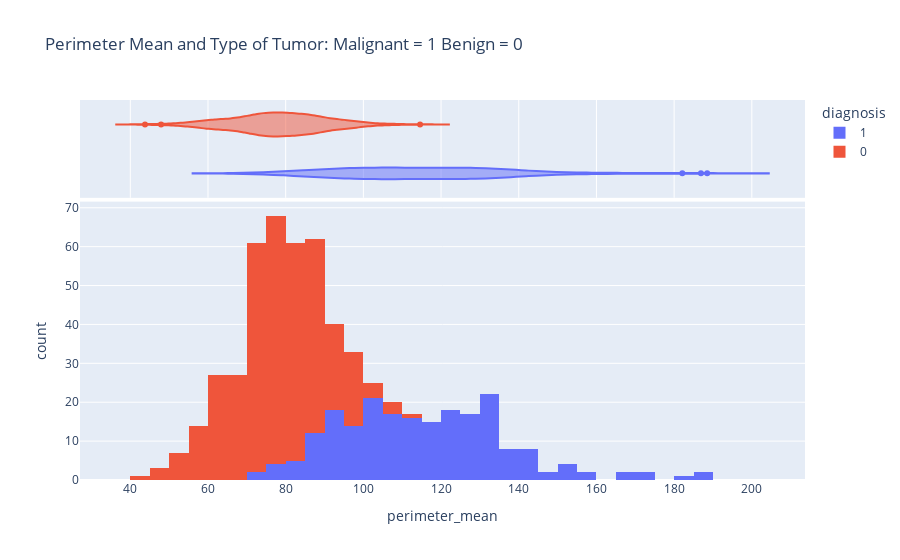

The cell this chart's notebook holds for it:
### Code cell
fig = px.histogram(cancer, x="perimeter_mean", color="diagnosis", hover_data=cancer.columns, 
                   title = 'Perimeter Mean and Type of Tumor: Malignant = 1 Benign = 0 ', marginal = 'violin')
fig.show()

### Figure 1 — Plotly figure (JSON) as saved in the notebook; plotly's stock layout.template omitted (floating-point values rounded to 4 significant figures; data arrays with more than 128 entries replaced by an {"elided": "..."} marker saying what was removed)
{"data": [{"alignmentgroup": "True", "bingroup": "x", "hovertemplate": "diagnosis=1<br>perimeter_mean=%{x}<br>count=%{y}<extra></extra>", "legendgroup": "1", "marker": {"color": "#636efa", "pattern": {"shape": ""}}, "name": "1", "offsetgroup": "1", "orientation": "v", "showlegend": true, "type": "histogram", "x": {"elided": "212 float values"}, "xaxis": "x", "yaxis": "y"}, {"alignmentgroup": "True", "customdata": {"elided": "212x30 float values"}, "hovertemplate": "diagnosis=%{customdata[0]}<br>perimeter_mean=%{x}<br>radius_mean=%{customdata[1]}<br>texture_mean=%{customdata[2]}<br>area_mean=%{customdata[3]}<br>smoothness_mean=%{customdata[4]}<br>compactness_mean=%{customdata[5]}<br>concavity_mean=%{customdata[6]}<br>concave points_mean=%{customdata[7]}<br>symmetry_mean=%{customdata[8]}<br>fractal_dimension_mean=%{customdata[9]}<br>radius_se=%{customdata[10]}<br>texture_se=%{customdata[11]}<br>perimeter_se=%{customdata[12]}<br>area_se=%{customdata[13]}<br>smoothness_se=%{customdata[14]}<br>compactness_se=%{customdata[15]}<br>concavity_se=%{customdata[16]}<br>concave points_se=%{customdata[17]}<br>symmetry_se=%{customdata[18]}<br>fractal_dimension_se=%{customdata[19]}<br>radius_worst=%{customdata[20]}<br>texture_worst=%{customdata[21]}<br>perimeter_worst=%{customdata[22]}<br>area_worst=%{customdata[23]}<br>smoothness_worst=%{customdata[24]}<br>compactness_worst=%{customdata[25]}<br>concavity_worst=%{customdata[26]}<br>concave points_worst=%{customdata[27]}<br>symmetry_worst=%{customdata[28]}<br>fractal_dimension_worst=%{customdata[29]}<extra></extra>", "legendgroup": "1", "marker": {"color": "#636efa"}, "name": "1", "offsetgroup": "1", "scalegroup": "x", "showlegend": false, "type": "violin", "x": {"elided": "212 float values"}, "xaxis": "x2", "yaxis": "y2"}, {"alignmentgroup": "True", "bingroup": "x", "hovertemplate": "diagnosis=0<br>perimeter_mean=%{x}<br>count=%{y}<extra></extra>", "legendgroup": "0", "marker": {"color": "#EF553B", "pattern": {"shape": ""}}, "name": "0", "offsetgroup": "0", "orientation": "v", "showlegend": true, "type": "histogram", "x": {"elided": "357 float values"}, "xaxis": "x", "yaxis": "y"}, {"alignmentgroup": "True", "customdata": {"elided": "357x30 float values"}, "hovertemplate": "diagnosis=%{customdata[0]}<br>perimeter_mean=%{x}<br>radius_mean=%{customdata[1]}<br>texture_mean=%{customdata[2]}<br>area_mean=%{customdata[3]}<br>smoothness_mean=%{customdata[4]}<br>compactness_mean=%{customdata[5]}<br>concavity_mean=%{customdata[6]}<br>concave points_mean=%{customdata[7]}<br>symmetry_mean=%{customdata[8]}<br>fractal_dimension_mean=%{customdata[9]}<br>radius_se=%{customdata[10]}<br>texture_se=%{customdata[11]}<br>perimeter_se=%{customdata[12]}<br>area_se=%{customdata[13]}<br>smoothness_se=%{customdata[14]}<br>compactness_se=%{customdata[15]}<br>concavity_se=%{customdata[16]}<br>concave points_se=%{customdata[17]}<br>symmetry_se=%{customdata[18]}<br>fractal_dimension_se=%{customdata[19]}<br>radius_worst=%{customdata[20]}<br>texture_worst=%{customdata[21]}<br>perimeter_worst=%{customdata[22]}<br>area_worst=%{customdata[23]}<br>smoothness_worst=%{customdata[24]}<br>compactness_worst=%{customdata[25]}<br>concavity_worst=%{customdata[26]}<br>concave points_worst=%{customdata[27]}<br>symmetry_worst=%{customdata[28]}<br>fractal_dimension_worst=%{customdata[29]}<extra></extra>", "legendgroup": "0", "marker": {"color": "#EF553B"}, "name": "0", "offsetgroup": "0", "scalegroup": "x", "showlegend": false, "type": "violin", "x": {"elided": "357 float values"}, "xaxis": "x2", "yaxis": "y2"}], "layout": {"barmode": "relative", "legend": {"title": {"text": "diagnosis"}, "tracegroupgap": 0}, "title": {"text": "Perimeter Mean and Type of Tumor: Malignant = 1 Benign = 0 "}, "xaxis": {"anchor": "y", "domain": [0, 1], "title": {"text": "perimeter_mean"}}, "xaxis2": {"anchor": "y2", "domain": [0, 1], "matches": "x", "showgrid": true, "showticklabels": false}, "yaxis": {"anchor": "x", "domain": [0, 0.7326], "title": {"text": "count"}}, "yaxis2": {"anchor": "x2", "domain": [0.7426, 1], "matches": "y2", "showgrid": false, "showline": false, "showticklabels": false, "ticks": ""}}}
